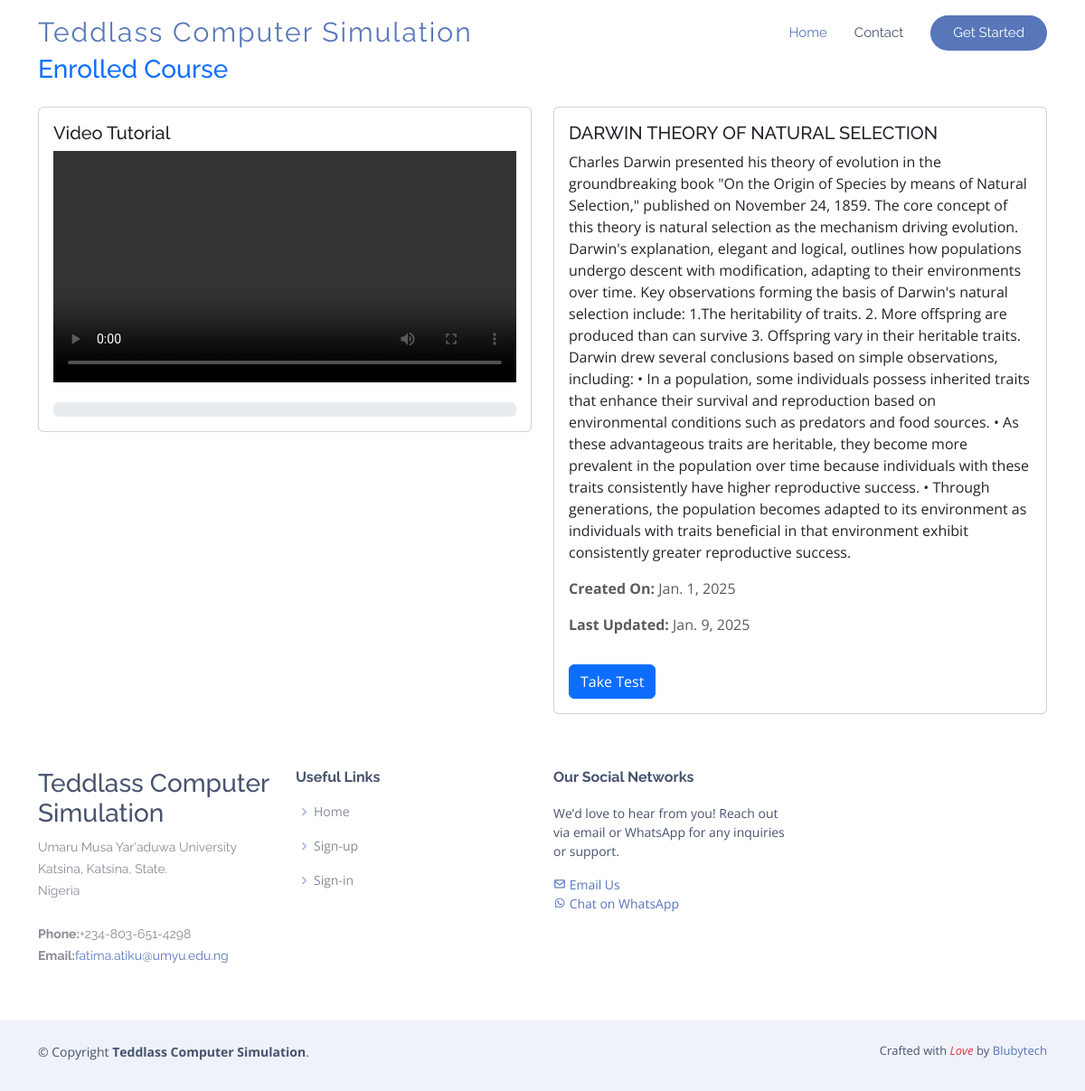
/lessons/6/, run on the app's committed database.
### core/models.py (models this page shows, shortened)
class Lessons(models.Model):
    title = models.CharField(max_length=50)
    description = models.TextField()
    tutorial = models.FileField(upload_to='videos/', null=True, blank=True)
    created_on = models.DateField(auto_now_add=True)
    updated_on = models.DateField(auto_now=True)

### core/views.py (the view)
# urls.py: path('lessons/<int:pk>/', views.lesson_detail, name='lesson-detail'),
def lesson_detail(request, pk):
    lesson = Lessons.objects.get(id=pk)
    return render(request, 'contents/admin/lessons-details.html', {'lesson': lesson})

### templates/contents/admin/lessons-details.html (shortened to what this page needs)
{% extends "base.html" %}
{% block content %}
{% include "includes/header.html" %}
<div class="container" style="margin-top: 5%;">
  <h3 class="mb-4 text-primary">Enrolled Course</h3>
  <div class="row">
    <div class="col-md-6">
      <div class="card">
        <div class="card-body">
          <h5 class="card-title">Video Tutorial</h5>
          {% if lesson.tutorial %}
            <video
              id="lesson-video"
              controls
              class="w-100"
              style="max-height: 400px;"
              ontimeupdate="updateProgress()"
              onended="completeProgress()"
            >
              <source src="{{ lesson.tutorial.url }}" type="video/mp4">
            </video>
            <div class="progress mt-3">
            </div>
          {% else %}
            <p class="text-muted">No video tutorial available for this lesson.</p>
          {% endif %}
        </div>
      </div>
    </div>
    <div class="col-md-6">
      <div class="card">
        <div class="card-body">
          <h5 class="card-title">{{ lesson.title }}</h5>
          <p class="card-text">{{ lesson.description }}</p>
          <p class="text-muted"><strong>Created On:</strong> {{ lesson.created_on }}</p>
          <p class="text-muted"><strong>Last Updated:</strong> {{ lesson.updated_on }}</p>
          <a href="{% url 'core:lesson-test' lesson.id %}" class="btn btn-primary mt-3">Take Test</a>
        </div>
      </div>
    </div>
  </div>
</div>
{% include "includes/footer.html" %}
{% endblock %}

### static/assets/css/style.css (style rules this page uses)
body { font-family: "Open Sans", sans-serif; color: #585a61; }
a { color: #5777ba; text-decoration: none; }
h1, h2, h3, h4, h5, h6 { font-family: "Raleway", sans-serif; }

### data on the page
Lessons: title "DARWIN THEORY OF NATURAL SELECTION", description "Charles Darwin presented his theory of evolution in the groundbreaking book \"On the Origin of Species by means of Natural Selection,\" published on November 24, 1859. The core concept of this theory is natural selection as the mechanism driving evolution. Darwin's explanation, elegant and logical, outlines how populations undergo descent with modification, adapting to their environments over time. Key observations forming the basis of Darwin's natural selection include: 1.The heritability of traits. 2. More offspring are produced than can survive 3. Offspring vary in their heritable traits. Darwin drew several conclusions based on simple observations, including: • In a population, some…", created_on "Jan. 1, 2025", updated_on "Jan. 9, 2025"
